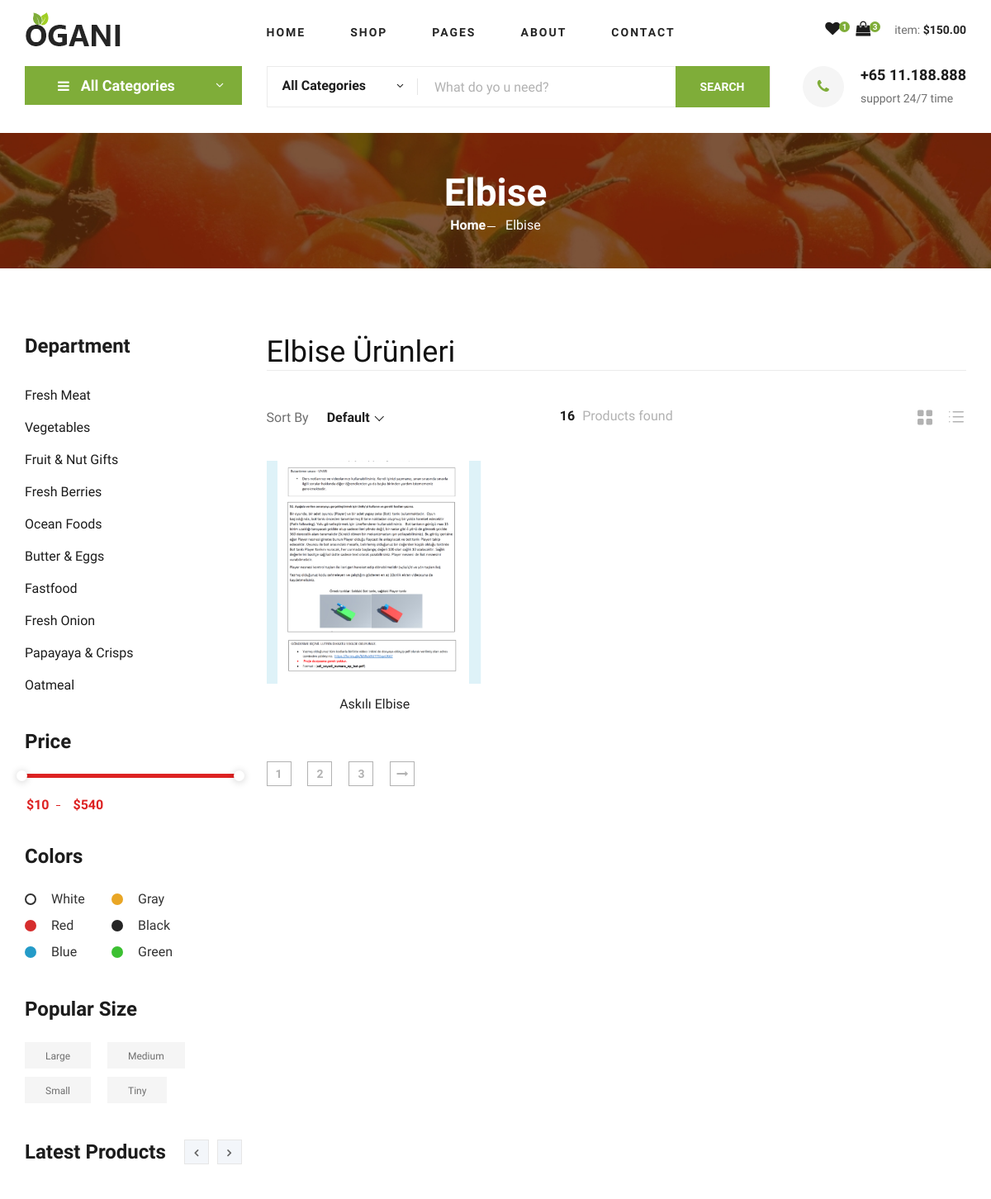
The page /category/1/kadin/ (upper part) on the database as committed earlier.
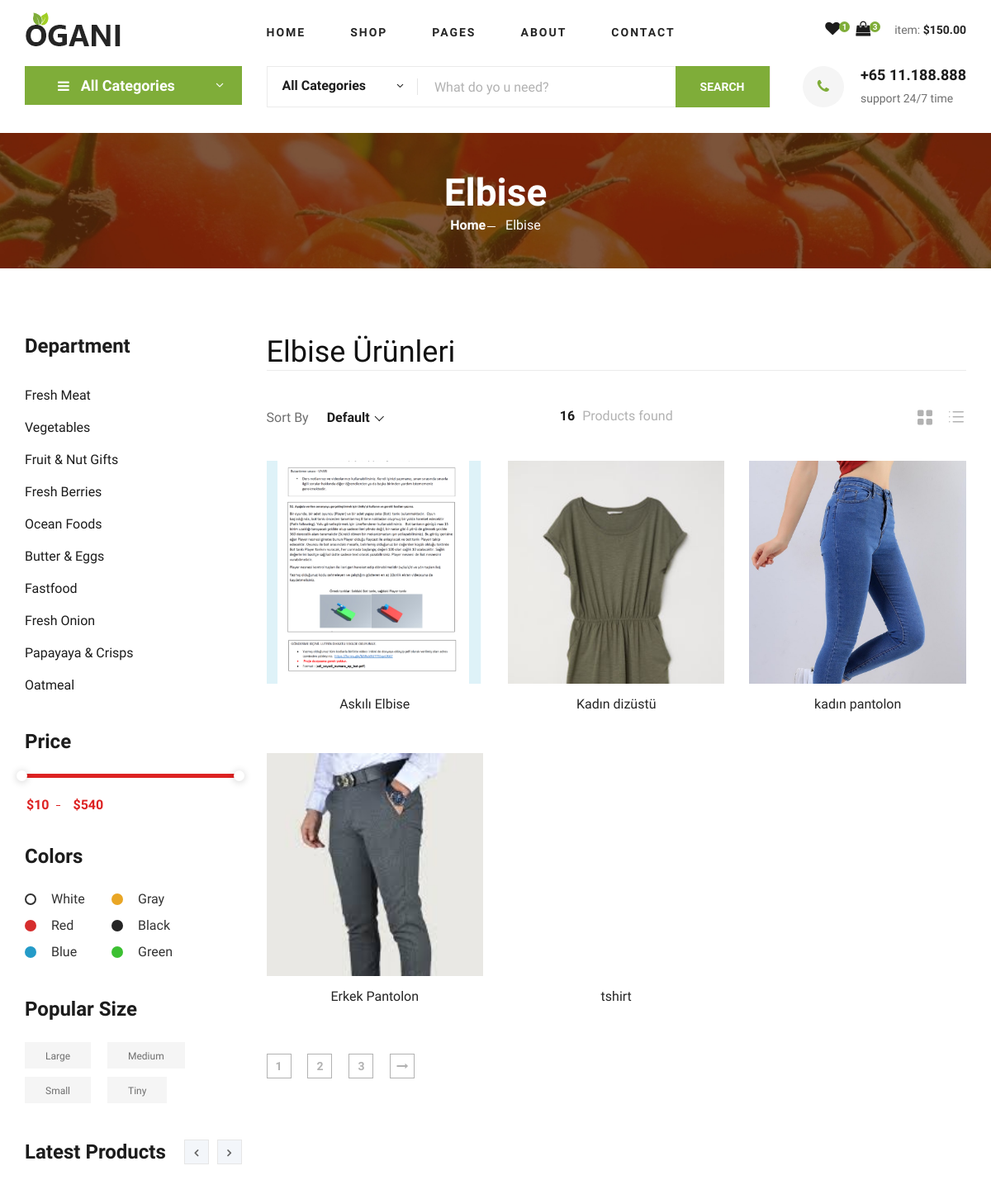
The same page on the database as committed later.
### Produce/models.py (models this page shows, shortened)
class Category(MPTTModel):
    STATUS = (
        ('True', 'Evet'),
        ('False', 'Hayır'),
    )
    title = models.CharField(max_length=30)
    keywords = models.CharField(max_length=255)
    description = models.CharField(max_length=255)
    image = models.ImageField(blank=True, upload_to='images/')
    status = models.CharField(max_length=10, choices=STATUS)
    slug = models.SlugField(null=False, unique=True) #metin olarak çağırır
    parent =TreeForeignKey('self', blank=True, null=True, related_name='children',on_delete=models.CASCADE)  # cascade silinirken tüm alt kategorileride silmeye yarar
    create_at = models.DateTimeField(auto_now_add=True)
    update_at = models.DateTimeField(auto_now=True)
    class MPTTMeta:
        order_insertion_by=['title']
    def image_tag(self):
        return  mark_safe('<img src ="{}" height="50"/>'.format(self.image.url))
    image_tag.short_description='Image'

class Produce(models.Model):
        STATUS = (
            ('True', 'Evet'),
            ('False', 'Hayır'),
        )
        category = models.ForeignKey(Category, on_delete=models.CASCADE)  # category tablosu ile ilişki
        title = models.CharField(blank=True, max_length=100)
        keywords = models.CharField(blank=True, max_length=255)
        description = models.CharField(blank=True, max_length=255)
        image = models.ImageField(blank=True, upload_to='images/')
        cost=models.FloatField()
        Quantity=models.IntegerField()
        slug=models.SlugField(blank=True, max_length=150)
        detail = RichTextUploadingField()
        status = models.CharField(max_length=10, choices=STATUS)
        created_at = models.DateTimeField(auto_now_add=True)
        updated_at = models.DateTimeField(auto_now=True)
        def image_tag(self):
            return  mark_safe('<img src ="{}" height="50"/>'.format(self.image.url))
        image_tag.short_description='Image'

### home/views.py (the view)
# urls.py: path('category/<int:id>/<slug:slug>/',views.category_produces,name='category_produces')
def category_produces(request,id,slug):
    produces=Produce.objects.filter(category_id=id)
    category = Category.objects.all()
    categorydata = Category.objects.get(pk=id)
    context={'produces':produces,'category':category
             ,'categorydata':categorydata}
    return render(request,'produces.html',context)

### home/templates/produces.html (shortened to what this page needs)
{% extends "homebase.html" %}
{% block content %}
    {% load static %}
    <section class="breadcrumb-section set-bg" data-setbg="{% static 'img/breadcrumb.jpg'%}">
        <div class="container">
            <div class="row">
                <div class="col-lg-12 text-center">
                    <div class="breadcrumb__text">
                        <h2>{{ categorydata.title }}</h2>
                        <div class="breadcrumb__option">
                            <a href="./index.html">Home</a>
                            <span>{{ categorydata.title }}</span>
                        </div>
                    </div>
                </div>
            </div>
        </div>
    </section>
<section class="product spad">
        <div class="container">
            <div class="row">
                <div class="col-lg-3 col-md-5">
                    <div class="sidebar">
                        <div class="sidebar__item">
                            <h4>Department</h4>
                            <ul>
                                <li><a href="#">Fresh Meat</a></li>
                                <li><a href="#">Vegetables</a></li>
                                <li><a href="#">Fruit & Nut Gifts</a></li>
                                <li><a href="#">Fresh Berries</a></li>
                                <li><a href="#">Ocean Foods</a></li>
                                <li><a href="#">Butter & Eggs</a></li>
                                <li><a href="#">Fastfood</a></li>
                                <li><a href="#">Fresh Onion</a></li>
                                <li><a href="#">Papayaya & Crisps</a></li>
                                <li><a href="#">Oatmeal</a></li>
                            </ul>
                        </div>
                        <div class="sidebar__item">
                            <h4>Price</h4>
                            <div class="price-range-wrap">
                                <div class="price-range ui-slider ui-corner-all ui-slider-horizontal ui-widget ui-widget-content"
                                    data-min="10" data-max="540">
                                    <span tabindex="0" class="ui-slider-handle ui-corner-all ui-state-default"></span>
                                    <span tabindex="0" class="ui-slider-handle ui-corner-all ui-state-default"></span>
                                </div>
                                <div class="range-slider">
                                    <div class="price-input">
                                        <input type="text" id="minamount">
                                        <input type="text" id="maxamount">
                                    </div>
                                </div>
                            </div>
                        </div>
                        <div class="sidebar__item sidebar__item__color--option">
                            <h4>Colors</h4>
                            <div class="sidebar__item__color sidebar__item__color--white">
                                <label for="white">
                                    White
                                </label>
                            </div>
                            <div class="sidebar__item__color sidebar__item__color--gray">
                                <label for="gray">
                                    Gray
                                </label>
                            </div>
                            <div class="sidebar__item__color sidebar__item__color--red">
                                <label for="red">
                                    Red
                                </label>
                            </div>
                            <div class="sidebar__item__color sidebar__item__color--black">
                                <label for="black">
                                    Black
                                </label>
                            </div>
                            <div class="sidebar__item__color sidebar__item__color--blue">
                                <label for="blue">
                                    Blue
                                </label>
                            </div>
                            <div class="sidebar__item__color sidebar__item__color--green">
                                <label for="green">
                                    Green
                                </label>
                            </div>
                        </div>
                        <div class="sidebar__item">
                            <h4>Popular Size</h4>
                            <div class="sidebar__item__size">
                                <label for="large">
                                    Large
                                </label>
                            </div>
                            <div class="sidebar__item__size">
                                <label for="medium">
                                    Medium
                                </label>
                            </div>
                            <div class="sidebar__item__size">
                                <label for="small">
                                    Small
                                </label>
                            </div>
                            <div class="sidebar__item__size">
                                <label for="tiny">
                                    Tiny
                                </label>
                            </div>
                        </div>
                        <div class="sidebar__item">
                            <div class="latest-product__text">
                                <h4>Latest Products</h4>
                            </div>
                        </div>
                    </div>
                </div>
            <div class="col-lg-9 col-md-7">
            <h2>{{ categorydata.title }} Ürünleri</h2>
                <div class="filter__item">
                    <div class="row">
                        <div class="col-lg-4 col-md-5">
                            <div class="filter__sort">
                                <span>Sort By</span>
                            </div>
                        </div>
                        <div class="col-lg-4 col-md-4">
                            <div class="filter__found">
                                <h6><span>16</span> Products found</h6>
                            </div>
                        </div>
                        <div class="col-lg-4 col-md-3">
                            <div class="filter__option">
                                <span class="icon_grid-2x2"></span>
                                <span class="icon_ul"></span>
                            </div>
                        </div>
                    </div>
                </div>
                <div class="row">
                    {% for rs in produces %}
                    <div class="col-lg-4 col-md-6 col-sm-6">
                        <div class="product__item">
                            <div class="product__item__pic set-bg" data-setbg="{{ rs.image.url }}">
                            </div>
                            <div class="product__item__text">
                                <h6><a href="/produce/{{ rs.id }}/{{ rs.slug }}">{{ rs.title}}</a></h6>
                            </div>
                        </div>
                    </div>
                     {% endfor %}
                </div>
                <div class="product__pagination">
                    <a href="#">1</a>
                    <a href="#">2</a>
                    <a href="#">3</a>
                    <a href="#"><i class="fa fa-long-arrow-right"></i></a>
                </div>
            </div>
        </div>
        </div>
    </section>
{% endblock %}

### home/templates/homebase.html (shortened to what this page needs)
<!DOCTYPE html>
<html lang="en">
<head>
{% load static %}
    <link rel="stylesheet" href="{% static 'css/bootstrap.min.css'%}" type="text/css">
    <link rel="stylesheet" href="{% static 'css/font-awesome.min.css'%}" type="text/css">
    <link rel="stylesheet" href="{% static 'css/elegant-icons.css'%}" type="text/css">
    <link rel="stylesheet" href="{% static 'css/nice-select.css'%}" type="text/css">
    <link rel="stylesheet" href="{% static 'css/forms.css'%}" type="text/css">
    <link rel="stylesheet" href="{% static 'css/dropdd.css'%}" type="text/css">
    <link rel="stylesheet" href="{% static 'css/jquery-ui.min.css'%}" type="text/css">
    <link rel="stylesheet" href="{% static 'css/owl.carousel.min.css'%}" type="text/css">
    <link rel="stylesheet" href="{% static 'css/slicknav.min.css'%}" type="text/css">
    <link rel="stylesheet" href="{% static 'css/style.css'%}" type="text/css">
</head>
<body>
{% include 'header.html' %}
{% include 'sidebar.html'%}
{% block content %} {% endblock %}
</body>
</html>

### home/templates/header.html (shortened to what this page needs)
{% load static %}
<header class="header">
        <div class="container">
            <div class="row">
                <div class="col-lg-3">
                    <div class="header__logo">
                        <a href="/"><img src="{% static 'img/logo.png'%}" alt=""></a>
                    </div>
                </div>
                <div class="col-lg-6">
                    <nav class="header__menu">
                        <ul>
                            <li class=""><a href="/">Home</a></li>
                            <li><a href="/shop-grid.html">Shop</a></li>
                            <li><a href="#">Pages</a>
                            </li>
                            <li><a href="/about">About</a></li>
                            <li><a href="/contact">Contact</a></li>
                        </ul>
                    </nav>
                </div>
                <div class="col-lg-3">
                    <div class="header__cart">
                        <ul>
                            <li><a href="#"><i class="fa fa-heart"></i> <span>1</span></a></li>
                            <li><a href="#"><i class="fa fa-shopping-bag"></i> <span>3</span></a></li>
                        </ul>
                        <div class="header__cart__price">item: <span>$150.00</span></div>
                    </div>
                </div>
            </div>
        </div>
    </header>

### home/templates/sidebar.html (shortened to what this page needs)
{% load static %}
{% if page  %}
    <section class="hero">
{% else %}
    <section class="hero hero-normal">
{% endif %}
<div class="container">
    <div class="row">
        <div class="col-lg-3">
            <div class="hero__categories">
                <div class="hero__categories__all">
                    <i class="fa fa-bars"></i>
                    <span>All Categories</span>
                </div>
                    {% load mptt_tags %}
            </div>
        </div>
        <div class="col-lg-9">
            <div class="hero__search">
                <div class="hero__search__form">
                    <form action="#">
                        <div class="hero__search__categories">
                            All Categories
                            <span class="arrow_carrot-down"></span>
                        </div>
                        <input type="text" placeholder="What do yo u need?">
                        <button type="submit" class="site-btn">SEARCH</button>
                    </form>
                </div>
                <div class="hero__search__phone">
                    <div class="hero__search__phone__icon">
                        <i class="fa fa-phone"></i>
                    </div>
                    <div class="hero__search__phone__text">
                        <h5>+65 11.188.888</h5>
                        <span>support 24/7 time</span>
                    </div>
                </div>
            </div>
        </div>
    </div>
</div>
</section>

### home/templates/footer.html (shortened to what this page needs)
{% load static %}

### home/static/css/dropdd.css (style rules this page uses)
body { background: #fff; overflow-x:hidden; }

Rows that differ between the two databases and show on the page:
added Produce: shows a picture, title "Kadın dizüstü"
added Produce: shows a picture, title "kadın pantolon"
added Produce: shows a picture, title "Erkek Pantolon"
added Produce: title "tshirt"
